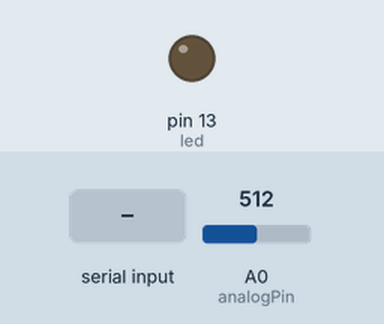
A sketch run on a simulated Arduino Uno, built with avr-gcc and run on an emulated ATmega328P. Parts: output pins drawn as LEDs (lit = HIGH). Inputs (shaded band) come from the test bench; at power-on: A0 (analogPin) = 512. What the sketch prints to the serial monitor is not drawn.

Above: at 1.0 s.
1.1 s: "a" received over Serial
3.5 s: "a" received over the second serial link
At 4.2 s:
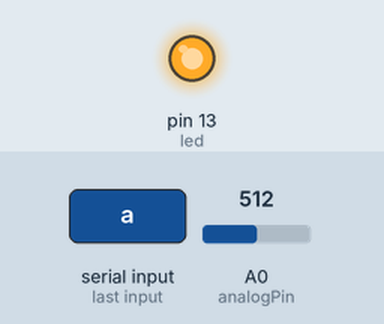
5.0 s: "b" received over the second serial link
At 5.3 s:
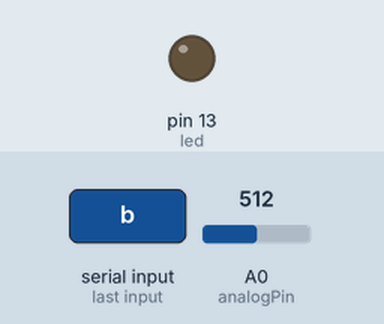
Timing chart, 0 to 8.0 s (numbered marks = the images above; inputs shaded):
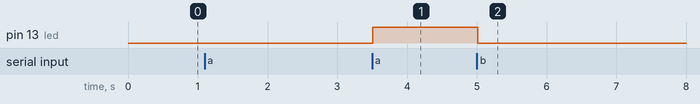

The sketch:

xbee_1_test.ino
```cpp
#include <SoftwareSerial.h>

SoftwareSerial mySerial(3, 2); // RX, TX

int led = 13;
int received = 0;
int i;

int rssi_lowpass = 0;
float rssi_raw = 0;
float rssi_raw_first =0;
float rssi_raw_second =0;
float rssi_raw_third =0;
int rssi_error = 0;
int analogPin = A0;
byte PWM_PIN = 3;
int pwm_value_high;
int pwm_value_low;

void setup() {
  pinMode(PWM_PIN, INPUT);

  Serial.begin(9600);
  while (!Serial) {
    ; // wait for serial port to connect. Needed for Native USB only
  }
  while ((Serial.available() <= 0) ) {
        Serial.print('B');   // send a capital A
        delay(500);
      }
      Serial.println(' ');

  //Serial.println("Goodnight moon!\n");
  // set the data rate for the SoftwareSerial port
  mySerial.begin(9600);
  //mySerial.println("Hello, world?\n");

  pinMode(led, OUTPUT);
}

void loop() {
  if (mySerial.available() > 0) {
    received = mySerial.read();
    //Serial.write(received);

    //pwm_value_high = pulseIn(PWM_PIN, HIGH);
    //pwm_value_low = pulseIn(PWM_PIN, LOW);

    rssi_raw_first = analogRead(analogPin)*100.0*5.0/1024.0;

    delay(2);

    rssi_raw_second = analogRead(analogPin)*100.0*5.0/1024.0;

    delay(5);

    rssi_raw_third = analogRead(analogPin)*100.0*5.0/1024.0;
    Serial.println("rssi_raw_first " + String(rssi_raw_first) + " rssi_raw_second " + String(rssi_raw_second) + " rssi_raw_third " + String(rssi_raw_third));

    //rssi_raw = analogRead(analogPin)*5.0*1000/1024;
    //rssi_lowpass = (rssi_lowpass*90.0 + rssi_raw*10.0)/100.0;
    //Serial.println("rssi_raw " + String(rssi_raw) + " rssi_lowpass " + String(rssi_lowpass));


  }

  if (millis()%1000 == 0){
    mySerial.write("a");
    Serial.println("a");
  }

  //if (Serial.available() > 0){
      //received = Serial.read();

      //mySerial.write(received);

   //}

    if (received == 'a'){
      digitalWrite(led, HIGH);
    } else if (received == 'b'){
      digitalWrite(led, LOW);
    }
}
```

Measured:
- after the input at 3.5 s, pin 13 (led): LOW → HIGH at once
- after the input at 5.0 s, pin 13 (led): HIGH → LOW at once
